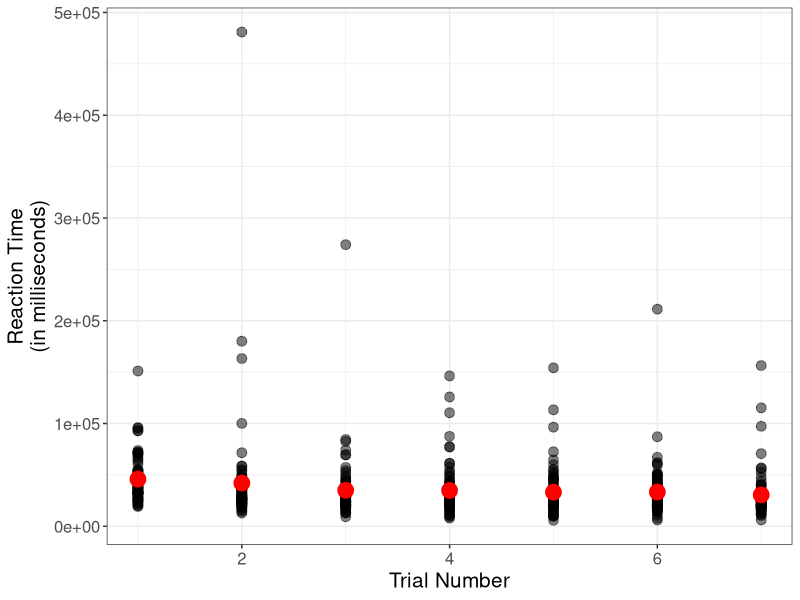
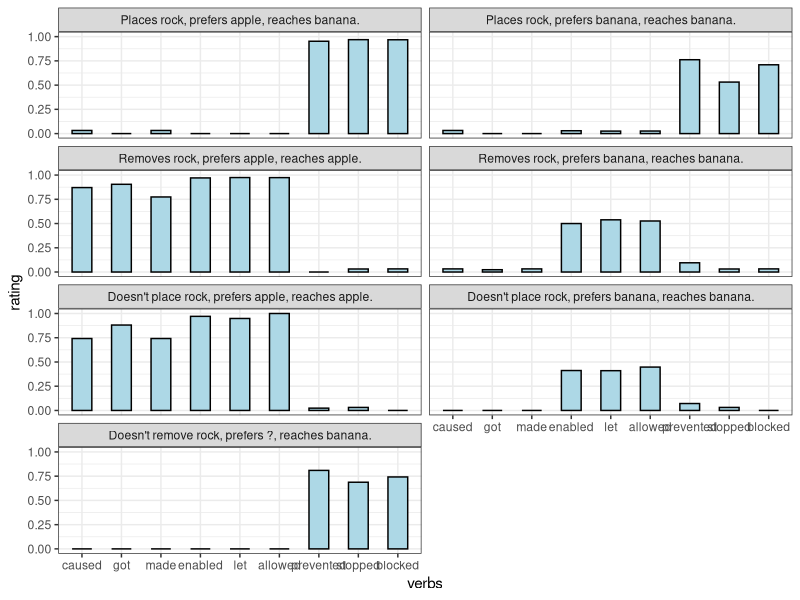
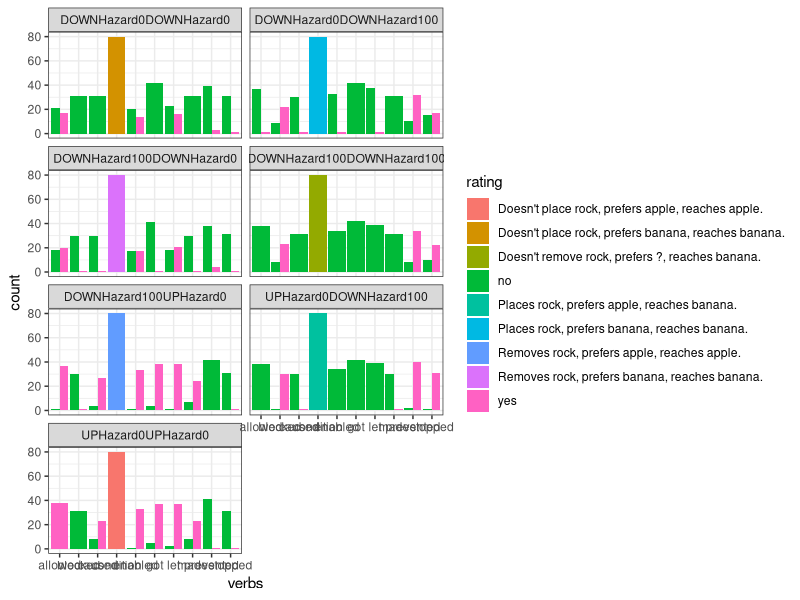

These charts were generated, in order, by the following R code:
## ---- chunk 1
# install.packages("tidyverse")
# install.packages("Hmisc")
library(tidyverse)
library(here)
library(writexl)

theme_set(theme_bw())
## ---- chunk 2
# df_import = read_csv(here("data_analysis", "test_data.csv"))
df_import=read_csv("data1.csv", show_col_types = TRUE) %>%
  filter(submission_id>292) 
# glimpse(df_import)
# view(df_import)
## ---- chunk 3
df_postQuest = df_import %>%
  select(submission_id,comments, education, gender, languages)
unique(df_postQuest$comments)
## ---- chunk 4
library(plyr)
df_main = df_import %>%
 
  dplyr::rename(anon_worker_id = submission_id,
          choice0 = `yesno-choice0`,
          choice1 = `yesno-choice1`,
          choice2 = `yesno-choice2`,
          choice3 = `yesno-choice3`,
          choice4 = `yesno-choice4`) %>%
  select(anon_worker_id, RT, startTime, endTime, picture, question0, question1, question2, question3, question4, 
          trial_number, choice0, choice1, choice2, choice3, choice4) %>%
  mutate_at(vars(picture), funs(str_replace_all(., "(images/|\\.gif)", ""))) %>%
  mutate(condition = case_when(
    picture == 'DOWNHazard100UPHazard0' ~ "Removes rock, prefers apple, reaches apple.",
    picture == 'DOWNHazard100DOWNHazard0' ~ "Removes rock, prefers banana, reaches banana.",
    picture == 'UPHazard0DOWNHazard100' ~ "Places rock, prefers apple, reaches banana.",
    picture == "DOWNHazard0DOWNHazard100" ~ "Places rock, prefers banana, reaches banana.",
    picture == 'DOWNHazard100DOWNHazard100' ~ "Doesn't remove rock, prefers ?, reaches banana.",
    picture == 'UPHazard0UPHazard0' ~ "Doesn't place rock, prefers apple, reaches apple.", 
    picture == "DOWNHazard0DOWNHazard0" ~ "Doesn't place rock, prefers banana, reaches banana."
  ))

glimpse(df_import) 
## ---- chunk 5
movedpictures <- c('DOWNHazard100UPHazard0','DOWNHazard100DOWNHazard0','UPHazard0DOWNHazard100',"DOWNHazard0DOWNHazard100")
  nomovedpictures <- c('DOWNHazard100DOWNHazard100','UPHazard0UPHazard0', "DOWNHazard0DOWNHazard0")
  
  df_attention <- df_main %>%
    mutate(attention_answer = case_when(
      str_detect(question0, "<strong>moved</strong>") ~ choice0,
      str_detect(question1, "<strong>moved</strong>") ~ choice1,
      str_detect(question2, "<strong>moved</strong>") ~ choice2,    
      str_detect(question3, "<strong>moved</strong>") ~ choice3,
      str_detect(question4, "<strong>moved</strong>") ~ choice4,
      TRUE ~ "NA")) %>%
    mutate(attention_check = case_when(
      attention_answer == "yes" & picture %in% movedpictures ~ TRUE,
      attention_answer == "no" & picture %in% nomovedpictures ~ TRUE,
      TRUE ~ FALSE)) %>%
    group_by(anon_worker_id) %>%
    mutate(trialsPassed = sum(attention_check)) %>%
    ungroup() %>%
    filter(trialsPassed>6)
  
  table(df_attention$picture,df_attention$attention_check)
  
  # view(df_attention)
## ---- chunk 6
allowed_length=length(grep("<strong>allowed</strong>", df_attention$question0))+
  length(grep("<strong>allowed</strong>", df_attention$question1))+
  length(grep("<strong>allowed</strong>", df_attention$question2))+
  length(grep("<strong>allowed</strong>", df_attention$question3))+
  length(grep("<strong>allowed</strong>", df_attention$question4))
print(paste("Allowed = ", toString(allowed_length)))

let_length=length(grep("<strong>let</strong>", df_attention$question0))+
  length(grep("<strong>let</strong>", df_attention$question1))+
  length(grep("<strong>let</strong>", df_attention$question2))+
  length(grep("<strong>let</strong>", df_attention$question3))+
  length(grep("<strong>let</strong>", df_attention$question4))
print(paste("Let = ", toString(let_length)))

enabled_length=length(grep("<strong>enabled</strong>", df_attention$question0))+
  length(grep("<strong>enabled</strong>", df_attention$question1))+
  length(grep("<strong>enabled</strong>", df_attention$question2))+
  length(grep("<strong>enabled</strong>", df_attention$question3))+
  length(grep("<strong>enabled</strong>", df_attention$question4))
print(paste("Enabled = ", toString(enabled_length)))

caused_length=length(grep("<strong>caused</strong>", df_attention$question0))+
  length(grep("<strong>caused</strong>", df_attention$question1))+
  length(grep("<strong>caused</strong>", df_attention$question2))+
  length(grep("<strong>caused</strong>", df_attention$question3))+
  length(grep("<strong>caused</strong>", df_attention$question4))
print(paste("Caused = ", toString(caused_length)))

made_length=length(grep("<strong>made</strong>", df_attention$question0))+
  length(grep("<strong>made</strong>", df_attention$question1))+
  length(grep("<strong>made</strong>", df_attention$question2))+
  length(grep("<strong>made</strong>", df_attention$question3))+
  length(grep("<strong>made</strong>", df_attention$question4))
print(paste("Made = ", toString(made_length)))

got_length=length(grep("<strong>got</strong>", df_attention$question0))+
  length(grep("<strong>got</strong>", df_attention$question1))+
  length(grep("<strong>got</strong>", df_attention$question2))+
  length(grep("<strong>got</strong>", df_attention$question3))+
  length(grep("<strong>got</strong>", df_attention$question4))
print(paste("Got = ", toString(got_length)))

prevented_length=length(grep("<strong>prevented</strong>", df_attention$question0))+
  length(grep("<strong>prevented</strong>", df_attention$question1))+
  length(grep("<strong>prevented</strong>", df_attention$question2))+
  length(grep("<strong>prevented</strong>", df_attention$question3))+
  length(grep("<strong>prevented</strong>", df_attention$question4))
print(paste("Prevented = ", toString(prevented_length)))

stopped_length=length(grep("<strong>stopped</strong>", df_attention$question0))+
  length(grep("<strong>stopped</strong>", df_attention$question1))+
  length(grep("<strong>stopped</strong>", df_attention$question2))+
  length(grep("<strong>stopped</strong>", df_attention$question3))+
  length(grep("<strong>stopped</strong>", df_attention$question4))
print(paste("Stopped = ", toString(stopped_length)))

blocked_length=length(grep("<strong>blocked</strong>", df_attention$question0))+
  length(grep("<strong>blocked</strong>", df_attention$question1))+
  length(grep("<strong>blocked</strong>", df_attention$question2))+
  length(grep("<strong>blocked</strong>", df_attention$question3))+
  length(grep("<strong>blocked</strong>", df_attention$question4))
print(paste("Blocked = ", toString(blocked_length)))

#Allowed: 259
#Let: 225
#Enabled: 189
#Caused: 182
#Made: 196
#Got: 280
#Prevented: 273
#Stopped: 196
#Blocked: 203
## ---- chunk 7
df_main %>%
  select(trial_number, RT) %>%
  ggplot(., aes(x=trial_number, y=RT)) +
    geom_point(size=3, alpha=0.5) +
    stat_summary(fun.data = "mean_cl_boot",
                 geom = "errorbar",
                 width = 0.2,
                 color = "grey") +
    stat_summary(fun = "mean", 
                 geom = "point",
                 color = "red",
                 size = 5) +
    xlab("Trial Number") +
    ylab("Reaction Time\n(in milliseconds)") +
    theme(axis.text = element_text(size=12),
          axis.title = element_text(size=15))
## ---- chunk 8
# glimpse(df_main)

df_clean = df_main %>%
  select(anon_worker_id, question0, question1, question2, question3, question4, 
        choice0, choice1, choice2, choice3, choice4, picture, condition) %>%
  mutate(got = case_when(
    str_detect(question0, "<strong>got</strong>") ~ choice0,
    str_detect(question1, "<strong>got</strong>") ~ choice1,
    str_detect(question2, "<strong>got</strong>") ~ choice2,
    str_detect(question3, "<strong>got</strong>") ~ choice3,
    str_detect(question4, "<strong>got</strong>") ~ choice4,
    TRUE ~ "NA"
  )) %>%
  mutate(allowed = case_when(
    str_detect(question0, "<strong>allowed</strong>") ~ choice0,
    str_detect(question1, "<strong>allowed</strong>") ~ choice1,
    str_detect(question2, "<strong>allowed</strong>") ~ choice2,
    str_detect(question3, "<strong>allowed</strong>") ~ choice3,
    str_detect(question4, "<strong>allowed</strong>") ~ choice4,
    TRUE ~ "NA"
  )) %>%
  # TODO: to the other verbs
  mutate(made = case_when(
    str_detect(question0, "<strong>made</strong>") ~ choice0,
    str_detect(question1, "<strong>made</strong>") ~ choice1,
    str_detect(question2, "<strong>made</strong>") ~ choice2,
    str_detect(question3, "<strong>made</strong>") ~ choice3,
    str_detect(question4, "<strong>made</strong>") ~ choice4,
    TRUE ~ "NA"
  )) %>%
  mutate(caused = case_when(
    str_detect(question0, "<strong>caused</strong>") ~ choice0,
    str_detect(question1, "<strong>caused</strong>") ~ choice1,
    str_detect(question2, "<strong>caused</strong>") ~ choice2,
    str_detect(question3, "<strong>caused</strong>") ~ choice3,
    str_detect(question4, "<strong>caused</strong>") ~ choice4,
    TRUE ~ "NA"
  )) %>%
  mutate(enabled = case_when(
    str_detect(question0, "<strong>enabled</strong>") ~ choice0,
    str_detect(question1, "<strong>enabled</strong>") ~ choice1,
    str_detect(question2, "<strong>enabled</strong>") ~ choice2,
    str_detect(question3, "<strong>enabled</strong>") ~ choice3,
    str_detect(question4, "<strong>enabled</strong>") ~ choice4,
    TRUE ~ "NA"
  )) %>%
  mutate(let = case_when(
    str_detect(question0, "<strong>let</strong>") ~ choice0,
    str_detect(question1, "<strong>let</strong>") ~ choice1,
    str_detect(question2, "<strong>let</strong>") ~ choice2,
    str_detect(question3, "<strong>let</strong>") ~ choice3,
    str_detect(question4, "<strong>let</strong>") ~ choice4,
    TRUE ~ "NA"
  )) %>%
  mutate(prevented = case_when(
    str_detect(question0, "<strong>prevented</strong>") ~ choice0,
    str_detect(question1, "<strong>prevented</strong>") ~ choice1,
    str_detect(question2, "<strong>prevented</strong>") ~ choice2,
    str_detect(question3, "<strong>prevented</strong>") ~ choice3,
    str_detect(question4, "<strong>prevented</strong>") ~ choice4,
    TRUE ~ "NA"
  )) %>%
  mutate(stopped = case_when(
    str_detect(question0, "<strong>stopped</strong>") ~ choice0,
    str_detect(question1, "<strong>stopped</strong>") ~ choice1,
    str_detect(question2, "<strong>stopped</strong>") ~ choice2,
    str_detect(question3, "<strong>stopped</strong>") ~ choice3,
    str_detect(question4, "<strong>stopped</strong>") ~ choice4,
    TRUE ~ "NA"
  )) %>%
  mutate(blocked = case_when(
    str_detect(question0, "<strong>blocked</strong>") ~ choice0,
    str_detect(question1, "<strong>blocked</strong>") ~ choice1,
    str_detect(question2, "<strong>blocked</strong>") ~ choice2,
    str_detect(question3, "<strong>blocked</strong>") ~ choice3,
    str_detect(question4, "<strong>blocked</strong>") ~ choice4,
    TRUE ~ "NA"
  )) %>%
  select(anon_worker_id, got, allowed, made, caused, enabled, let, prevented, stopped, blocked, picture, condition)

  glimpse(df_clean)
  
  write.csv(df_clean,"english_cleaned.csv", row.names = FALSE)


## ---- chunk 9
fun_mean <- function(x){return(round(data.frame(y=mean(x),label=mean(x,na.rm=T)),digit=2))}

df_tidy = df_clean %>%
  gather(verbs, rating, -anon_worker_id, -picture, -condition) %>%
  filter(rating != "NA") %>%
  mutate_at(vars(rating), funs(case_when(
    rating == "no" ~ 0,
    rating == "yes" ~ 1,
    TRUE ~ 404
  ))) 
df_tidy %>%
  mutate_at(vars(verbs), funs(fct_relevel(.,c("caused", "got", "made", "enabled", "let", "allowed", "prevented", "stopped", "blocked")))) %>%
  mutate_at(vars(condition), funs(fct_relevel(.,c("Places rock, prefers apple, reaches banana.", 
                                                  "Places rock, prefers banana, reaches banana.",
                                                  "Removes rock, prefers apple, reaches apple.",
                                                  "Removes rock, prefers banana, reaches banana.",
                                                  "Doesn't place rock, prefers apple, reaches apple.",
                                                  "Doesn't place rock, prefers banana, reaches banana.")))) %>%
  ggplot(., aes(x=verbs, y=rating)) +
    facet_wrap(vars(condition), nrow=4) +
    stat_summary(fun = "mean", 
                 geom = "bar",
                 color = "black",
                 fill = "lightblue",
                 width = .5) +
    # stat_summary(fun.data = fun_mean, geom="text", vjust=-0.7, size=1) +
    stat_summary(fun.data = "mean_cl_boot",
                   geom = "errorbar",
                   width = 0.2,
                   color = "grey")


## ---- chunk 10
df_clean %>%
  gather(verbs, rating, -anon_worker_id, -picture) %>%
  filter(rating != "NA") %>%
  ggplot(., aes(x=verbs, fill=rating)) +
    facet_wrap(vars(picture), nrow=4) +
    geom_bar(stat="count", position=position_dodge())
## ---- chunk 11
averages <- tapply(df_tidy$rating, list(df_tidy$verbs, df_tidy$condition), mean)

std <- tapply(df_tidy$rating, list(df_tidy$verbs, df_tidy$condition), sd)

se <- std/sqrt(72)

alpha <- 0.05
degrees.freedom = 72 - 1
t.score = qt(p=alpha/2, df=degrees.freedom,lower.tail=F)

margin_error <- t.score * se

df_prevent_ex <- filter(df_tidy, verbs == "prevented" & condition=="Places rock, prefers banana, reaches banana.")
  
df_stopped_ex <- filter(df_tidy, verbs == "stopped" & condition=="Places rock, prefers banana, reaches banana.")

## ---- chunk 12
unique(df_tidy$condition)
unique(df_tidy$verbs)
glimpse(df_tidy)
## ---- chunk 13
# average_e_cause <- tapply(df_tidy$rating, list(df_tidy$verbs=="caused" or "made" or "got", df_tidy$condition=="Doesn't place rock, prefers apple, reaches apple."), mean)
average_e_cause <- tapply(df_tidy$rating==TRUE, list(df_tidy$verbs %in% c("caused", "made", "got"), df_tidy$condition=="Doesn't place rock, prefers apple, reaches apple."), mean)
average_e_cause

average_e_enable <- tapply(df_tidy$rating==TRUE, list(df_tidy$verbs %in% c("enabled", "allowed", "let"), df_tidy$condition=="Doesn't place rock, prefers apple, reaches apple."), mean)
average_e_enable

average_f_enable <- tapply(df_tidy$rating==TRUE, list(df_tidy$verbs %in% c("enabled", "allowed", "let"), df_tidy$condition=="Doesn't place rock, prefers banana, reaches banana."), mean)
average_f_enable

average_g_prevent <- tapply(df_tidy$rating==TRUE, list(df_tidy$verbs %in% c("stopped", "prevented", "blocked"), df_tidy$condition=="Doesn't remove rock, prefers ?, reaches banana."), mean)
average_g_prevent
## ---- chunk 14
#figure e
result1 = df_tidy %>% 
  filter(condition=="Doesn't place rock, prefers apple, reaches apple.") %>% 
  filter(verbs %in% c("caused", "made", "got")) 

result1 = result1 %>%
  aggregate(rating ~ anon_worker_id, FUN = mean)

result1$condition <- "Doesn't place rock, prefers apple, reaches apple."
result1$verbs <- "causing"

#figure e
result2 = df_tidy %>%
  filter(condition=="Doesn't place rock, prefers apple, reaches apple.") %>%
  filter(verbs %in% c("enabled", "allowed", "let"))

result2 = result2 %>%
  aggregate(rating ~ anon_worker_id, FUN = mean)

result2$condition <- "Doesn't place rock, prefers apple, reaches apple."
result2$verbs = "enabling"

#figure f
result3 = df_tidy %>%
  filter(condition=="Doesn't place rock, prefers banana, reaches banana.") %>%
  filter(verbs %in% c("enabled", "allowed", "let"))

result3 = result3 %>%
  aggregate(rating ~ anon_worker_id, FUN = mean)

result3$condition <- "Doesn't place rock, prefers banana, reaches banana."
result3$verbs = "enabling"

#figure g
result4 = df_tidy %>%
  filter(condition=="Doesn't remove rock, prefers ?, reaches banana.") %>%
  filter(verbs %in% c("prevented", "stopped", "blocked"))

result4 = result4 %>%
  aggregate(rating ~ anon_worker_id, FUN = mean)

result4$condition <- "Doesn't remove rock, prefers ?, reaches banana."
result4$condition <- "preventing"
## ---- chunk 15
prop_test_e_cause <- t.test(result1$rating, alternative = "greater", mu=0)
# Calculate degrees of freedom
length(result1$rating) - 1
prop_test_e_cause$p.value
prop_test_e_cause$statistic

prop_test_e_enable <- t.test(result2$rating, alternative = "greater", mu=0)
# Calculate degrees of freedom
length(result2$rating) - 1
prop_test_e_enable$p.value
prop_test_e_enable$statistic

# also relevant to hypothesis 2
prop_test_f_enable <- t.test(result3$rating, alternative = "greater", mu=0)
length(result3$rating) - 1
prop_test_f_enable$p.value
prop_test_f_enable$statistic

#also relevant to hypothesis 3
prop_test_g_prevent <- t.test(result4$rating, alternative = "greater", mu=0)
length(result4$rating) - 1
prop_test_g_prevent$p.value
prop_test_g_prevent$statistic
## ---- chunk 16
#figure d
result5 = df_tidy %>% 
  filter(condition=="Removes rock, prefers banana, reaches banana.") %>% 
  filter(verbs %in% c("enabled", "allowed", "let"))

result5 = result5 %>%
  aggregate(rating ~ anon_worker_id, FUN = mean)

result5$condition <- "Removes rock, prefers banana, reaches banana."
result5$verbs <- "enabling"

prop_test_d_enable <- t.test(result5$rating, alternative = "greater", mu=0)
length(result5$rating) - 1
prop_test_d_enable$p.value
prop_test_d_enable$statistic

## ---- chunk 17
#figure b
result6 = df_tidy %>%
  filter(condition=="Places rock, prefers banana, reaches banana.") %>%
  filter(verbs %in% c("prevented", "stopped", "blocked")) 

result6 = result6 %>%
  aggregate(rating ~ anon_worker_id, FUN = mean)

result6$condition <- "Places rock, prefers banana, reaches banana."
result6$verbs <- "preventing"

prop_test_b_prevent <- t.test(result6$rating, alternative = "greater", mu=0)
length(result6$rating) - 1
prop_test_b_prevent$p.value
prop_test_b_prevent$statistic
